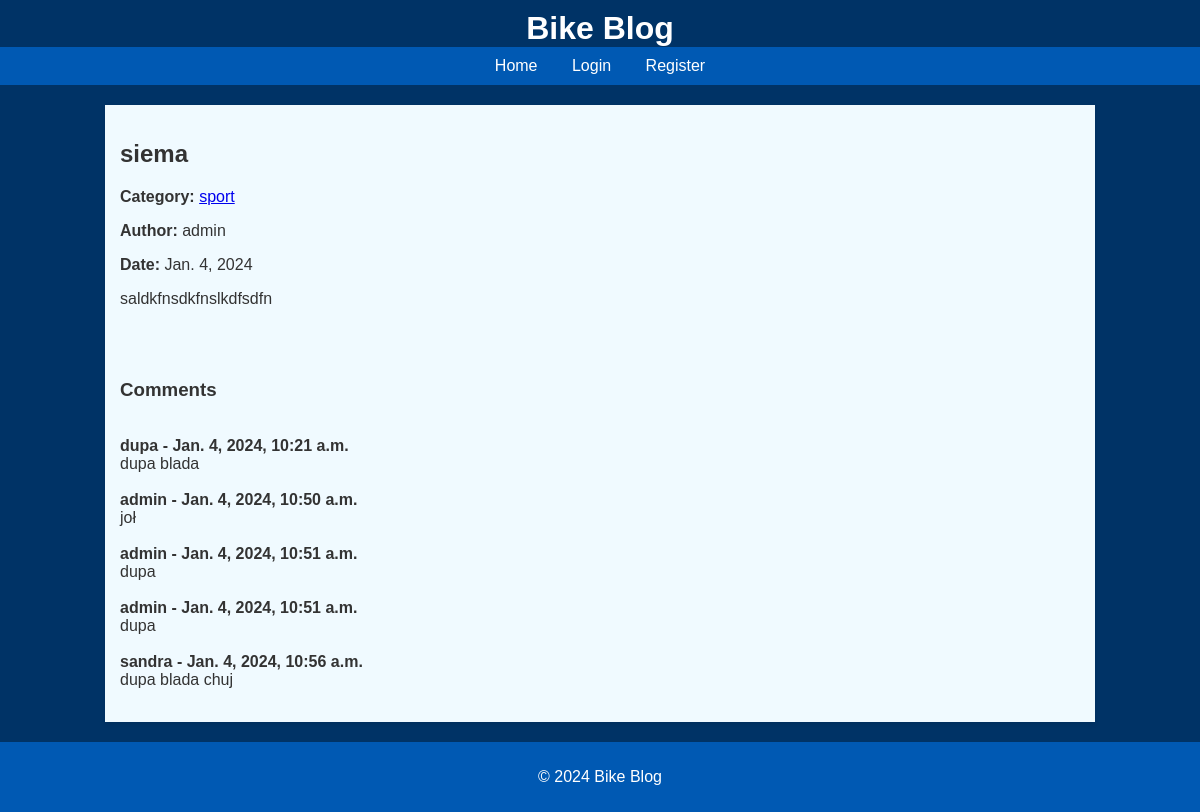
The app's page /article/11 with its own data.
### theblog/models.py (models this page shows, shortened)
class Post(models.Model):
    title = models.CharField(max_length=255)
    title_tag = models.CharField(max_length=255)
    author = models.ForeignKey(User, on_delete=models.CASCADE)
    body = models.TextField()
    post_date = models.DateField(auto_now_add=True)
    category = models.CharField(max_length=255, default='uncategorized')

class Comment(models.Model):
    post = models.ForeignKey(Post, related_name = "comments", on_delete=models.CASCADE)
    name = models.CharField(max_length=255)
    body = models.TextField()
    date_added = models.DateTimeField(auto_now_add=True)

### theblog/views.py (the view)
# urls.py: path('article/<int:pk>', ArticleDetailView.as_view(), name = 'article-detail'),
class ArticleDetailView(DetailView):
    model = Post
    template_name = 'article_details.html'

### theblog/templates/article_details.html (shortened to what this page needs)
{% extends 'base.html' %}
{% block content %}
<h2>{{ post.title }}</h2>
    <p><strong>Category:</strong> <a href="{% url 'category' post.category%}">{{ post.category }} </a></p>
<p><strong>Author:</strong> {{ post.author }}</p>
<p><strong>Date:</strong> {{ post.post_date }}</p>
<p>{{ post.body }}</p>
<br/><br/>
    <h3>Comments</h3>
<br/>
    {% if not post.comments.all %}
        No comments {% if user.is_authenticated %}
        <a href="{% url 'add_comment' post.pk %}">Add one</a>
        {% endif %}
    {% else %}
        {% for comment in post.comments.all %}
            <strong>{{ comment.name }} -
            {{ comment.date_added }}</strong>
        <br/>
        {{ comment.body }}
            <br/><br/>
        {% endfor %}
    {% endif %}
{% endblock %}

### theblog/static/styles.css (style rules this page uses)
body { font-family: 'Arial', sans-serif; background-color: #003366; background-size: cover; background-position: center; background-repeat: no-repeat; color: #333; margin: 0; padding: 0; }

### records on screen
Post: title "siema", category "sport", author "admin", post_date "Jan. 4, 2024", body "saldkfnsdkfnslkdfsdfn"
Comment: name "dupa", date_added "Jan. 4, 2024, 10:21 a.m.", body "dupa blada"
Comment: name "admin", date_added "Jan. 4, 2024, 10:50 a.m.", body "joł"
Comment: name "admin", date_added "Jan. 4, 2024, 10:51 a.m.", body "dupa"
Comment: name "admin", date_added "Jan. 4, 2024, 10:51 a.m.", body "dupa"
Comment: name "sandra", date_added "Jan. 4, 2024, 10:56 a.m.", body "dupa blada chuj"
